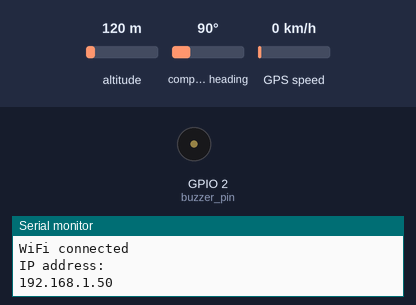
A sketch run on a simulated ESP32. Shown: buzzer (waves = sounding), the last lines printed to the serial monitor. The test bench sets the inputs (shaded band); at power-on: altitude 120 m, compass heading 90°, GPS speed 0 km/h. WiFi joins after 1.5 s; servers stay silent unless stated; the GPS gets a fix after 3 s at 37.7749, -122.4194 with 8 satellites.

Above: at 4.5 s.
At 7.8 s:
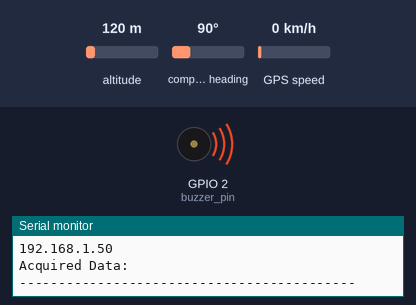
Timing chart, 0 to 12.3 s (numbered marks = the images above):
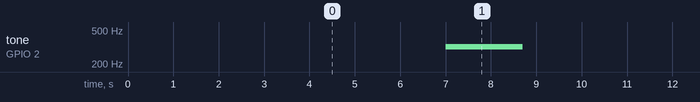

Measured:
- by itself, tone on GPIO 2 (buzzer_pin): alternates 320 Hz for 1.7 s and silent for 6.2 s

The sketch:

final_code.ino
```cpp
/***********************************************************
 *Project   : Gelato alert
************************************************************/
// Token Blynk
#define BLYNK_TEMPLATE_ID "TMPL65THUJaiU"
#define BLYNK_TEMPLATE_NAME "GPS Alert"
#define BLYNK_AUTH_TOKEN "-rhFOQaboAx-uPxgP6D_8weCRZ3gVn-X"
#define RXpin 26
#define TXpin 25
#define LINE_NOTIFY

#include <SoftwareSerial.h>
#include <TinyGPS.h>
#include <WiFi.h>
#include <TridentTD_LineNotify.h>
#include <BlynkSimpleEsp32.h>

//connect wifi
const char* ssid = "user";
const char* pws = "passxxx";

//Token Line
const String LINE_TOKEN = "xxxxxx";


//variable
const int buzzer_pin = 2;
const double targetLat = 13.281193;   // ละติจูดของพื้นที่ที่คุณต้องการ
const double targetLng = 100.924075;  // ลองจิจูดของพื้นที่ที่คุณต้องการ
const double radiusMeters = 65;      // รัศมีของพื้นที่วงกลมในเมตร
bool notify = false;
bool notifyOfInArea = false;
int GPSButton = 1;
// bool status = false;


SoftwareSerial mySerial(TXpin, RXpin);
TinyGPS gps;

void printFloat(double f, int digits = 2);

void setup() {
  pinMode(buzzer_pin, OUTPUT);
  Serial.begin(115200);
  mySerial.begin(9600);
  delay(200);
  digitalWrite(buzzer_pin, HIGH);

  //Connect Blynk
  Blynk.begin(BLYNK_AUTH_TOKEN, ssid, pws);

  // Connect WiFi
  Serial.println("Start...");
  WiFi.begin(ssid, pws);
  Serial.println("Please wait to connect...");
  while (WiFi.status() != WL_CONNECTED) {
    delay(500);
    Serial.print(".");
  }
  Serial.println("WiFi connected");
  Serial.println("IP address: ");
  Serial.println(WiFi.localIP());


  //Line
  LINE.setToken(LINE_TOKEN);


}

void loop() {
  digitalWrite(buzzer_pin, HIGH);
  bool newdata = false;
  unsigned long start = millis();
  while (millis() - start < 5000) {
    if (GPSButton != 0) {
      if (mySerial.available()) {
        char c = mySerial.read();
        if (gps.encode(c)) {
          newdata = true;
          notify = true;
        }
      }
    } else if (GPSButton == 0) {
      Blynk.virtualWrite(V7, 0);
      Blynk.virtualWrite(V8, 0);
      Blynk.virtualWrite(V4, String("NO GPS"));
    }
  }

  if (newdata) {
    Serial.println("Acquired Data: ");
    Serial.println("-------------------------------------------");
    gpsdata(gps);
    Serial.println("\n-------------------------------------------");
    Serial.println();
  }
  Blynk.run();

}
BLYNK_WRITE(V0) {
  int value = param.asInt();
  GPSButton = value;
}

float getDistance(float flat1, float flon1, float flat2, float flon2) {

  // Variables
  float dist_calc = 0;
  float dist_calc2 = 0;
  float diflat = 0;
  float diflon = 0;

  // Calculations
  diflat = radians(flat2 - flat1);
  flat1 = radians(flat1);
  flat2 = radians(flat2);
  diflon = radians((flon2) - (flon1));

  dist_calc = (sin(diflat / 2.0) * sin(diflat / 2.0));
  dist_calc2 = cos(flat1);
  dist_calc2 *= cos(flat2);
  dist_calc2 *= sin(diflon / 2.0);
  dist_calc2 *= sin(diflon / 2.0);
  dist_calc += dist_calc2;

  dist_calc = (2 * atan2(sqrt(dist_calc), sqrt(1.0 - dist_calc)));

  dist_calc *= 6371000.0;  //Converting to meters

  return dist_calc;
}

void gpsdata(TinyGPS& gps) {
  long latitude, longitude;
  float flatitude, flongitude;
  unsigned long date, time, chars, age;
  int year;
  byte month, day, hour, minute, second, hundredths;
  unsigned short sentences, failed;
  String sms_data;

  // double distance = TinyGPS ::distance_between(flatitude, flongitude, targetLat, targetLng);
  gps.f_get_position(&flatitude, &flongitude);
  double distance = getDistance(flatitude, flongitude, targetLat, targetLng);
  if (distance > radiusMeters) {
    // Buzzer sound
    digitalWrite(buzzer_pin, LOW);
    tone(buzzer_pin, 320);
    delay(1700);
    noTone(buzzer_pin);
    digitalWrite(buzzer_pin, HIGH);
    delay(1200);

    //latitude and longitude in 10^-5deg
    gps.get_position(&latitude, &longitude, &age);
    Serial.print("Lat/Long(float): ");
    Serial.print(latitude);
    Serial.print(", ");
    Serial.print(longitude);
    Serial.print("\n");
    Serial.println("-----------ผู้สูงอายุอยู่นอกระยะ!!---------------");

    //Blynk Text Status
    Blynk.virtualWrite(V4, String("Out of area"));
    // status = true;

    //sms
    sms_data = "ผู้สูงอายุอยู่นอกระยะ!! พิกัด: ";
    sms_data += "http://maps.google.com/maps?q=";
    sms_data += String(flatitude, 6) + "," + String(flongitude, 6);
    if (notify) {
      LINE.notify(sms_data);
      notifyOfInArea = true;  //ถ้าผู้ป่วนออกนอกพื้นที่ การแจ้งเตือนเมื่อผู้ป่วยออกนอกพื้นที่เป็นจริง
    }

  } else {
    gps.get_position(&latitude, &longitude, &age);
    Serial.print("Lat/Long(float): ");
    Serial.print(latitude);
    Serial.print(", ");
    Serial.print(longitude);
    Serial.print("\n");
    /////
    digitalWrite(buzzer_pin, HIGH);
    Serial.print("ผู้สูงอายุอยู่ในระยะ!!!!!!!!!!!!!!!!!!!!!!!!!!!!!!!!!!!!!!!!!!!!!!!!!!!!!!!!!!!!!!!!!!!\n");

    //Blynk Text Status
    Blynk.virtualWrite(V4, String("Within area"));
    // status = false;

    //sms
    sms_data = "ผู้สูงอายุอยู่ในระยะ!! พิกัด: ";
    sms_data += "http://maps.google.com/maps?q=";
    sms_data += String(flatitude, 6) + "," + String(flongitude, 6);
    if (notify && notifyOfInArea) {  //ถ้าผู้ป่วยออกนอกพื้นที่ และ การแจ้งเตือนออกนอกพื้นที่เป็นจริง
      LINE.notify(sms_data);
      notifyOfInArea = false;  // การแจ้งเตือนออกนอกพื้นที่เป็นเท็จ
    }
  }

  // Blynk
  gps.f_get_position(&flatitude, &flongitude);
  gps.get_position(&latitude, &longitude);
  Blynk.virtualWrite(V7, String(flatitude, 6));
  Blynk.virtualWrite(V8, String(flongitude, 6));


  //latitude and longitude in float
  Serial.print("Lat/Long(float): ");
  printFloat(flatitude, 6);
  Serial.print(", ");
  printFloat(flongitude, 6);
  Serial.print("\n");


  //get statistics
  gps.stats(&chars, &sentences, &failed);
  Serial.print("Stats: characters: ");
  Serial.print(chars);
  Serial.print(" sentences: ");
  Serial.print(sentences);
  Serial.print(" failed checksum: ");
  Serial.print(failed);
}

void printFloat(double number, int digits) {
  // Handle negative numbers
  if (number < 0.0) {
    Serial.print('-');
    number = -number;
  }

  // Round correctly so that print(1.999, 2) prints as "2.00"
  double rounding = 0.5;
  for (uint8_t i = 0; i < digits; ++i)
    rounding /= 10.0;

  number += rounding;

  // Extract the integer part of the number and print it
  unsigned long int_part = (unsigned long)number;
  double remainder = number - (double)int_part;
  Serial.print(int_part);

  // Print the decimal point, but only if there are digits beyond
  if (digits > 0)
    Serial.print(".");

  // Extract digits from the remainder one at a time
  while (digits-- > 0) {
    remainder *= 10.0;
    int toPrint = int(remainder);
    Serial.print(toPrint);
    remainder -= toPrint;
  }
}
```
